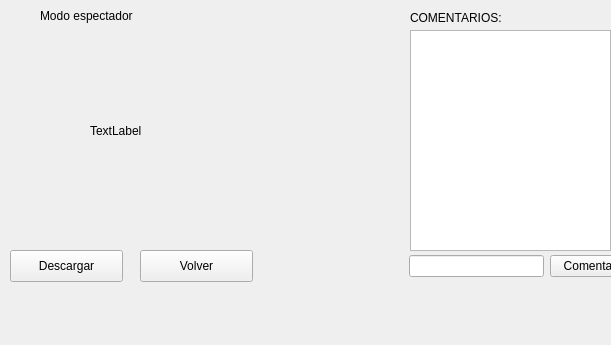
<?xml version="1.0" encoding="UTF-8"?>
<ui version="4.0">
 <class>Form</class>
 <widget class="QWidget" name="Form">
  <property name="geometry">
   <rect>
    <x>0</x>
    <y>0</y>
    <width>611</width>
    <height>345</height>
   </rect>
  </property>
  <property name="windowTitle">
   <string>Form</string>
  </property>
  <widget class="QLabel" name="label">
   <property name="geometry">
    <rect>
     <x>40</x>
     <y>0</y>
     <width>241</width>
     <height>31</height>
    </rect>
   </property>
   <property name="text">
    <string>Modo espectador</string>
   </property>
  </widget>
  <widget class="QLabel" name="imagen">
   <property name="geometry">
    <rect>
     <x>90</x>
     <y>40</y>
     <width>191</width>
     <height>181</height>
    </rect>
   </property>
   <property name="text">
    <string>TextLabel</string>
   </property>
  </widget>
  <widget class="QPushButton" name="volver">
   <property name="geometry">
    <rect>
     <x>140</x>
     <y>250</y>
     <width>113</width>
     <height>32</height>
    </rect>
   </property>
   <property name="text">
    <string>Volver</string>
   </property>
  </widget>
  <widget class="QListWidget" name="comentarios">
   <property name="geometry">
    <rect>
     <x>410</x>
     <y>30</y>
     <width>201</width>
     <height>221</height>
    </rect>
   </property>
  </widget>
  <widget class="QLabel" name="label_2">
   <property name="geometry">
    <rect>
     <x>410</x>
     <y>10</y>
     <width>141</width>
     <height>16</height>
    </rect>
   </property>
   <property name="text">
    <string>COMENTARIOS:</string>
   </property>
  </widget>
  <widget class="QPushButton" name="descarga">
   <property name="geometry">
    <rect>
     <x>10</x>
     <y>250</y>
     <width>113</width>
     <height>32</height>
    </rect>
   </property>
   <property name="text">
    <string>Descargar</string>
   </property>
  </widget>
  <widget class="QWidget" name="">
   <property name="geometry">
    <rect>
     <x>409</x>
     <y>250</y>
     <width>221</width>
     <height>33</height>
    </rect>
   </property>
   <layout class="QHBoxLayout" name="horizontalLayout">
    <item>
     <widget class="QLineEdit" name="escrito"/>
    </item>
    <item>
     <widget class="QPushButton" name="comenta">
      <property name="text">
       <string>Comentar</string>
      </property>
     </widget>
    </item>
   </layout>
  </widget>
 </widget>
 <resources/>
 <connections/>
</ui>
